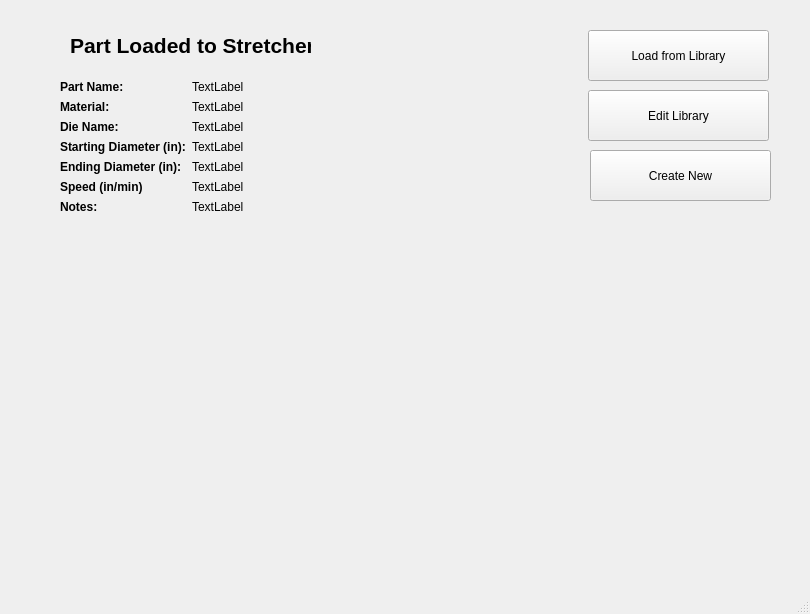
<?xml version="1.0" encoding="UTF-8"?>
<ui version="4.0">
 <class>Home</class>
 <widget class="QMainWindow" name="Home">
  <property name="geometry">
   <rect>
    <x>0</x>
    <y>0</y>
    <width>810</width>
    <height>614</height>
   </rect>
  </property>
  <property name="windowTitle">
   <string>Home Page</string>
  </property>
  <widget class="QWidget" name="centralwidget">
   <widget class="QPushButton" name="load_library_button">
    <property name="geometry">
     <rect>
      <x>588</x>
      <y>30</y>
      <width>181</width>
      <height>51</height>
     </rect>
    </property>
    <property name="text">
     <string>Load from Library</string>
    </property>
   </widget>
   <widget class="QPushButton" name="edit_library_button">
    <property name="geometry">
     <rect>
      <x>588</x>
      <y>90</y>
      <width>181</width>
      <height>51</height>
     </rect>
    </property>
    <property name="text">
     <string>Edit Library</string>
    </property>
   </widget>
   <widget class="QPushButton" name="create_new_button">
    <property name="geometry">
     <rect>
      <x>590</x>
      <y>150</y>
      <width>181</width>
      <height>51</height>
     </rect>
    </property>
    <property name="text">
     <string>Create New</string>
    </property>
   </widget>
   <widget class="QLabel" name="label">
    <property name="geometry">
     <rect>
      <x>70</x>
      <y>20</y>
      <width>241</width>
      <height>51</height>
     </rect>
    </property>
    <property name="font">
     <font>
      <pointsize>16</pointsize>
      <weight>75</weight>
      <bold>true</bold>
     </font>
    </property>
    <property name="text">
     <string>Part Loaded to Stretcher</string>
    </property>
   </widget>
   <widget class="QWidget" name="formLayoutWidget">
    <property name="geometry">
     <rect>
      <x>60</x>
      <y>80</y>
      <width>351</width>
      <height>192</height>
     </rect>
    </property>
    <layout class="QFormLayout" name="formLayout">
     <item row="0" column="0">
      <widget class="QLabel" name="label_2">
       <property name="font">
        <font>
         <weight>75</weight>
         <bold>true</bold>
        </font>
       </property>
       <property name="text">
        <string>Part Name:</string>
       </property>
      </widget>
     </item>
     <item row="1" column="0">
      <widget class="QLabel" name="label_3">
       <property name="font">
        <font>
         <weight>75</weight>
         <bold>true</bold>
        </font>
       </property>
       <property name="text">
        <string>Material:</string>
       </property>
      </widget>
     </item>
     <item row="2" column="0">
      <widget class="QLabel" name="label_4">
       <property name="font">
        <font>
         <weight>75</weight>
         <bold>true</bold>
        </font>
       </property>
       <property name="text">
        <string>Die Name:</string>
       </property>
      </widget>
     </item>
     <item row="4" column="0">
      <widget class="QLabel" name="label_5">
       <property name="font">
        <font>
         <weight>75</weight>
         <bold>true</bold>
        </font>
       </property>
       <property name="text">
        <string>Ending Diameter (in):</string>
       </property>
      </widget>
     </item>
     <item row="6" column="0">
      <widget class="QLabel" name="label_6">
       <property name="font">
        <font>
         <weight>75</weight>
         <bold>true</bold>
        </font>
       </property>
       <property name="text">
        <string>Notes:</string>
       </property>
      </widget>
     </item>
     <item row="0" column="1">
      <widget class="QLabel" name="part_label">
       <property name="text">
        <string>TextLabel</string>
       </property>
      </widget>
     </item>
     <item row="1" column="1">
      <widget class="QLabel" name="material_label">
       <property name="text">
        <string>TextLabel</string>
       </property>
      </widget>
     </item>
     <item row="2" column="1">
      <widget class="QLabel" name="die_label">
       <property name="text">
        <string>TextLabel</string>
       </property>
      </widget>
     </item>
     <item row="4" column="1">
      <widget class="QLabel" name="ending_diameter_label">
       <property name="text">
        <string>TextLabel</string>
       </property>
      </widget>
     </item>
     <item row="6" column="1">
      <widget class="QLabel" name="notes_label">
       <property name="text">
        <string>TextLabel</string>
       </property>
      </widget>
     </item>
     <item row="3" column="0">
      <widget class="QLabel" name="label_7">
       <property name="font">
        <font>
         <weight>75</weight>
         <bold>true</bold>
        </font>
       </property>
       <property name="text">
        <string>Starting Diameter (in):</string>
       </property>
      </widget>
     </item>
     <item row="3" column="1">
      <widget class="QLabel" name="starting_diameter_label">
       <property name="text">
        <string>TextLabel</string>
       </property>
      </widget>
     </item>
     <item row="5" column="0">
      <widget class="QLabel" name="label_8">
       <property name="font">
        <font>
         <weight>75</weight>
         <bold>true</bold>
        </font>
       </property>
       <property name="text">
        <string>Speed (in/min)</string>
       </property>
      </widget>
     </item>
     <item row="5" column="1">
      <widget class="QLabel" name="speed_label">
       <property name="text">
        <string>TextLabel</string>
       </property>
      </widget>
     </item>
    </layout>
   </widget>
  </widget>
  <widget class="QMenuBar" name="menubar">
   <property name="geometry">
    <rect>
     <x>0</x>
     <y>0</y>
     <width>810</width>
     <height>28</height>
    </rect>
   </property>
  </widget>
  <widget class="QStatusBar" name="statusbar"/>
 </widget>
 <resources/>
 <connections/>
</ui>
